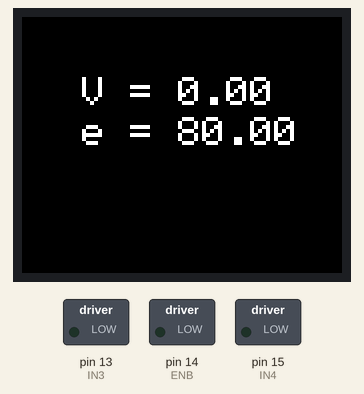
The sketch below on a simulated Arduino Uno, built with avr-gcc and run on an emulated ATmega328P. Shown: 160×128 colour display, switched loads named in the sketch (green lamp = pin HIGH). What the sketch prints to the serial monitor is not drawn.

Above: at 0.2 s.

The sketch:

PI_Pico_prog.ino
```cpp
#include <Adafruit_GFX.h>
#include <Adafruit_ST7735.h>
#include <SPI.h>

// Wyświetlacz
#define TFT_CS   4
#define TFT_RST  2
#define TFT_DC   3
#define TFT_MOSI 6  // Data out
#define TFT_SCLK 7  // Clock out

// Enkoder
#define SygA 16 // zielony
#define SygB 17 // niebieski

// silnik
#define ENB 14 // źółty
#define IN4 15 // szary
#define IN3 13 // brązowy

// przyciski
#define przycisk 0 // zielony
#define przycisk2 1 // niebieski


// zmienne globalne
int dir = 0;
int licznik = 0;
int licznik2 = 0;
long T_poprzednie = 0;
int pozycja_poprzednia = 0;
float calka_e = 0;
float u = 0;

// dla metody 2
volatile int pozycja_i = 0;
volatile float V_i = 0;
volatile long T_poprzednie_i = 0;

Adafruit_ST7735 tft = Adafruit_ST7735(TFT_CS, TFT_DC, TFT_MOSI, TFT_SCLK, TFT_RST);

void setup(){

  Serial.begin(9600);
  pinMode(SygA, INPUT);
  pinMode(SygB, INPUT);
  pinMode(ENB, OUTPUT);
  pinMode(IN3, OUTPUT);
  pinMode(IN4, OUTPUT);
  pinMode(przycisk, INPUT_PULLUP);
  pinMode(przycisk2, INPUT_PULLUP);
  pinMode(LED_BUILTIN, OUTPUT);

  attachInterrupt(digitalPinToInterrupt(SygA), readEncoder, RISING);

  tft.initR(INITR_BLACKTAB);
  tft.setRotation(1);
  tft.fillScreen(ST77XX_BLACK);
  tft.setTextColor(ST77XX_WHITE);
  tft.setTextSize(2);
}

void loop(){

  int pozycja_aktualna = 0;
  float V_metoda_2 = 0;
  noInterrupts();
  pozycja_aktualna = pozycja_i;
  V_metoda_2 = V_i;
  interrupts();

  long T_aktualne = micros();
  float delta_T =  ((float) (T_aktualne - T_poprzednie))/1.0e6;
  float V_metoda_1 = (pozycja_aktualna - pozycja_poprzednia)/delta_T;
  pozycja_poprzednia = pozycja_aktualna;
  T_poprzednie = T_aktualne;

  // zliczenia/s -> RPM
  float v1 = V_metoda_1/960.0*60.0;

  // prędkość zadana
  float v_zad = 80;
  float ymax = 0.05 * v_zad + v_zad;
  float ymin = -0.05 * v_zad + v_zad;

  // nastawy regulatora
  float kp = 0.8; // 1.1
  float ki = 1.5; //6
  // uchyb
  float e = v_zad - v1;
  calka_e = calka_e + e * delta_T;
  u = kp * e + ki * calka_e;

  // anty-windup
  // w prawo
  if (u >= 255 && dir == -1) {
    u = 255;
    calka_e = 0;
  } else if (u <= 0 && dir == -1) {
    u = 0;
    calka_e = 0;
  }
  // w lewo
  if (u <= -255 && dir == 1) {
    u = -255;
    calka_e = 0;
  } else if (u >= 0 && dir == 1) {
    u = 0;
    calka_e = 0;
  }

  // stop
  if (u >= 0 && dir == 0) {
    u = 0;
    calka_e = 0;
}


  int pwr = (int) fabs(u);
  if(pwr > 255)
  {
    pwr = 255;
  }

  Serial.print(v1);
  Serial.print(" ");
  Serial.print(e);
  Serial.print(" ");
  Serial.print(v_zad);
  Serial.print(" ");
  Serial.print(u);
  Serial.print(" ");
  Serial.print(ymax);
  Serial.print(" ");
  Serial.print(ymin);
  Serial.println();

dir = kierunek();

setMotor(dir, pwr, ENB, IN3, IN4);


// Wyświetlanie wartości v1 na wyświetlaczu
tft.fillRect(65, 30, 100, 50, ST77XX_BLACK);
tft.setCursor(30, 30);
tft.print("V = ");
tft.print(v1);
tft.setCursor(30, 50);
tft.print("e = ");
tft.print(e);

delay(50);

}

void setMotor(int dir, int pwmVal, int pwm, int in3, int in4){

  analogWrite(pwm, pwmVal);
  if(dir == 1)
  {
    digitalWrite(IN3, HIGH);
    digitalWrite(IN4, LOW);

  }
  else if(dir == -1)
  {
    digitalWrite(IN3, LOW);
    digitalWrite(IN4, HIGH);
  }
  else
  {
    digitalWrite(IN3, LOW);
    digitalWrite(IN4, LOW);
  }
}

void readEncoder()
{
  int b = digitalRead(SygB);
  int i = 0;
  if(b>0)
  {
    i = 1;
  }
  else
  {
    i =  -1;
  }

  pozycja_i = pozycja_i + i;

  long T_aktualne = micros();
  float delta_T = ((float) (T_aktualne - T_poprzednie_i))/1.0e6;
  V_i = i/delta_T;
  T_poprzednie_i = T_aktualne;
}

int kierunek()
{
 if (digitalRead(przycisk) == LOW)
  {
    licznik = licznik + 1;
    delay(200);

    if(licznik % 2 ==1)
    {
      digitalWrite(LED_BUILTIN, HIGH);
      dir = -1;
    }
    else
    {
      digitalWrite(LED_BUILTIN, LOW);
      dir = 0;
      licznik = 0;
    }
  }
   if (digitalRead(przycisk2) == LOW)
  {
    licznik2 = licznik2 + 1;
    delay(200);

    if(licznik2 % 2 ==1)
    {
      digitalWrite(LED_BUILTIN, HIGH);
      dir = 1;
    }
    else
    {
      digitalWrite(LED_BUILTIN, LOW);
      dir = 0;
      licznik2 = 0;
    }
  }
  return dir;
}
```
